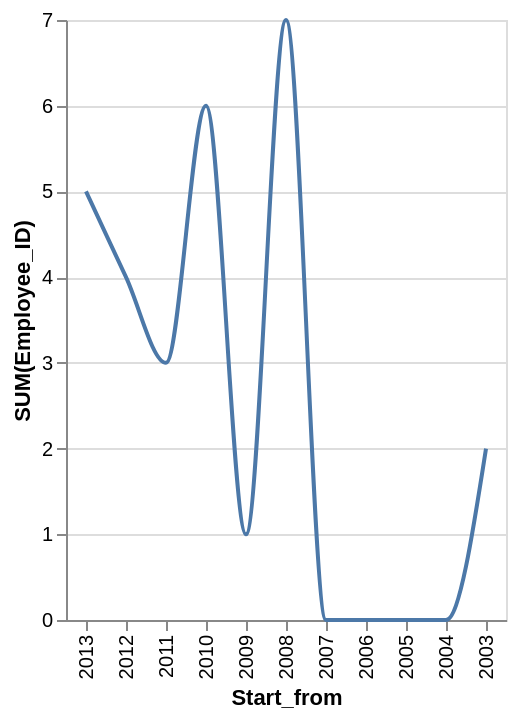

The specification (Vega-Lite) saved for this image:
### Vega-Lite specification from a JSON file in a GitHub repository (floating-point values rounded to 4 significant figures)
{"data": {"values": [{"x_data": "2013", "y_data": 5}, {"x_data": "2012", "y_data": 4}, {"x_data": "2011", "y_data": 3}, {"x_data": "2010", "y_data": 6}, {"x_data": "2009", "y_data": 1}, {"x_data": "2008", "y_data": 7}, {"x_data": "2007", "y_data": 0}, {"x_data": "2006", "y_data": 0}, {"x_data": "2005", "y_data": 0}, {"x_data": "2004", "y_data": 0}, {"x_data": "2003", "y_data": 2}]}, "mark": {"type": "line", "interpolate": "monotone"}, "encoding": {"x": {"field": "x_data", "type": "nominal", "title": "Start_from", "sort": "descending"}, "y": {"field": "y_data", "type": "quantitative", "title": "SUM(Employee_ID)"}}}
